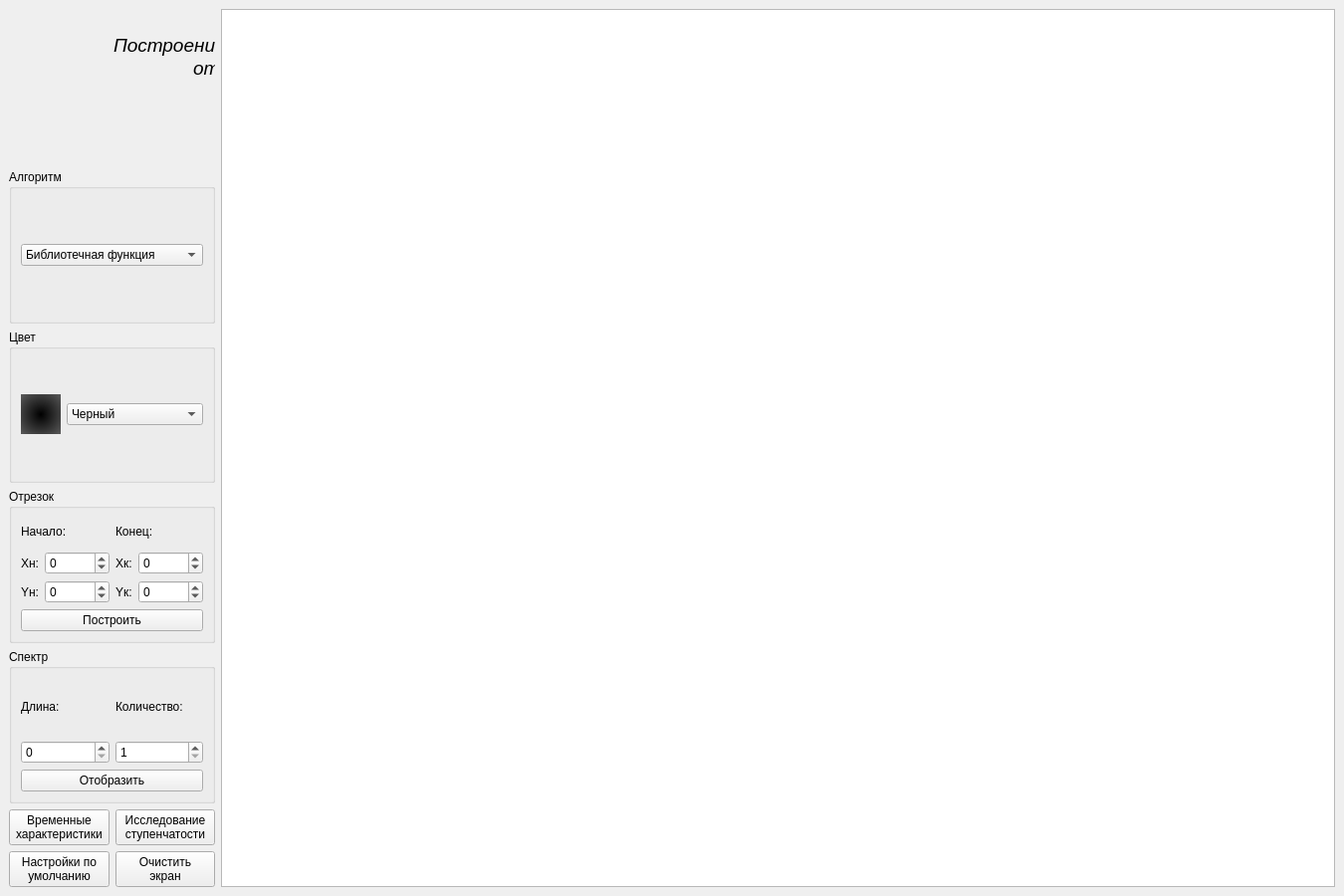
<?xml version="1.0" encoding="UTF-8"?>
<ui version="4.0">
 <class>MainWindow</class>
 <widget class="QMainWindow" name="MainWindow">
  <property name="geometry">
   <rect>
    <x>0</x>
    <y>0</y>
    <width>1350</width>
    <height>900</height>
   </rect>
  </property>
  <property name="windowTitle">
   <string>ЛР03</string>
  </property>
  <widget class="QWidget" name="centralwidget">
   <layout class="QHBoxLayout" name="horizontalLayout_8">
    <item>
     <layout class="QVBoxLayout" name="verticalLayout_6">
      <item>
       <widget class="QFrame" name="frame_title">
        <property name="frameShape">
         <enum>QFrame::NoFrame</enum>
        </property>
        <property name="frameShadow">
         <enum>QFrame::Plain</enum>
        </property>
        <widget class="QLabel" name="lbl_icon">
         <property name="geometry">
          <rect>
           <x>10</x>
           <y>10</y>
           <width>81</width>
           <height>81</height>
          </rect>
         </property>
         <property name="sizePolicy">
          <sizepolicy hsizetype="MinimumExpanding" vsizetype="Fixed">
           <horstretch>0</horstretch>
           <verstretch>0</verstretch>
          </sizepolicy>
         </property>
         <property name="text">
          <string/>
         </property>
         <property name="pixmap">
          <pixmap>../../../Downloads/free-icon-geometry-3301674.png</pixmap>
         </property>
         <property name="scaledContents">
          <bool>true</bool>
         </property>
        </widget>
        <widget class="QTextBrowser" name="textBrowser_title">
         <property name="geometry">
          <rect>
           <x>100</x>
           <y>20</y>
           <width>211</width>
           <height>81</height>
          </rect>
         </property>
         <property name="sizePolicy">
          <sizepolicy hsizetype="Fixed" vsizetype="Fixed">
           <horstretch>0</horstretch>
           <verstretch>0</verstretch>
          </sizepolicy>
         </property>
         <property name="styleSheet">
          <string notr="true">background-color: rgba(0, 0, 0, 0);</string>
         </property>
         <property name="html">
          <string>&lt;!DOCTYPE HTML PUBLIC &quot;-//W3C//DTD HTML 4.0//EN&quot; &quot;http://www.w3.org/TR/REC-html40/strict.dtd&quot;&gt;
&lt;html&gt;&lt;head&gt;&lt;meta name=&quot;qrichtext&quot; content=&quot;1&quot; /&gt;&lt;style type=&quot;text/css&quot;&gt;
p, li { white-space: pre-wrap; }
&lt;/style&gt;&lt;/head&gt;&lt;body style=&quot; font-family:'Ubuntu'; font-size:11pt; font-weight:400; font-style:normal;&quot;&gt;
&lt;p style=&quot; margin-top:0px; margin-bottom:0px; margin-left:0px; margin-right:0px; -qt-block-indent:0; text-indent:0px;&quot;&gt;&lt;span style=&quot; font-size:14pt; font-style:italic;&quot;&gt;Построение&lt;/span&gt;&lt;/p&gt;
&lt;p style=&quot; margin-top:0px; margin-bottom:0px; margin-left:0px; margin-right:0px; -qt-block-indent:0; text-indent:0px;&quot;&gt;&lt;span style=&quot; font-size:14pt; font-style:italic;&quot;&gt;	отрезков&lt;/span&gt;&lt;/p&gt;&lt;/body&gt;&lt;/html&gt;</string>
         </property>
        </widget>
       </widget>
      </item>
      <item>
       <widget class="QGroupBox" name="groupBox_algorithm">
        <property name="title">
         <string>Алгоритм</string>
        </property>
        <layout class="QHBoxLayout" name="horizontalLayout">
         <item>
          <widget class="QComboBox" name="comboBox_algorithm">
           <item>
            <property name="text">
             <string>Библиотечная функция</string>
            </property>
           </item>
          </widget>
         </item>
        </layout>
       </widget>
      </item>
      <item>
       <widget class="QGroupBox" name="groupBox_color">
        <property name="title">
         <string>Цвет</string>
        </property>
        <layout class="QHBoxLayout" name="horizontalLayout_9">
         <item>
          <widget class="QLabel" name="lbl_color">
           <property name="sizePolicy">
            <sizepolicy hsizetype="Minimum" vsizetype="Minimum">
             <horstretch>40</horstretch>
             <verstretch>40</verstretch>
            </sizepolicy>
           </property>
           <property name="minimumSize">
            <size>
             <width>40</width>
             <height>40</height>
            </size>
           </property>
           <property name="maximumSize">
            <size>
             <width>40</width>
             <height>40</height>
            </size>
           </property>
           <property name="autoFillBackground">
            <bool>false</bool>
           </property>
           <property name="styleSheet">
            <string notr="true">background-color: qradialgradient(spread:pad, cx:0.5, cy:0.5, radius:2, fx:0.5, fy:0.511, stop:0 rgba(0, 0, 0, 255), stop:1 rgba(255, 255, 255, 255));</string>
           </property>
           <property name="text">
            <string/>
           </property>
          </widget>
         </item>
         <item>
          <widget class="QComboBox" name="comboBox_color">
           <property name="sizePolicy">
            <sizepolicy hsizetype="Preferred" vsizetype="Fixed">
             <horstretch>0</horstretch>
             <verstretch>0</verstretch>
            </sizepolicy>
           </property>
           <item>
            <property name="text">
             <string>Черный</string>
            </property>
           </item>
           <item>
            <property name="text">
             <string>Белый (фон)</string>
            </property>
           </item>
           <item>
            <property name="text">
             <string>Красный</string>
            </property>
           </item>
           <item>
            <property name="text">
             <string>Оранжевый</string>
            </property>
           </item>
           <item>
            <property name="text">
             <string>Желтый</string>
            </property>
           </item>
           <item>
            <property name="text">
             <string>Зеленый</string>
            </property>
           </item>
           <item>
            <property name="text">
             <string>Синий</string>
            </property>
           </item>
           <item>
            <property name="text">
             <string>Фиолетовый</string>
            </property>
           </item>
           <item>
            <property name="text">
             <string>Другой...</string>
            </property>
           </item>
          </widget>
         </item>
        </layout>
       </widget>
      </item>
      <item>
       <widget class="QGroupBox" name="groupBox_segment">
        <property name="title">
         <string>Отрезок</string>
        </property>
        <layout class="QVBoxLayout" name="verticalLayout_5">
         <item>
          <layout class="QHBoxLayout" name="horizontalLayout_2">
           <item>
            <layout class="QVBoxLayout" name="verticalLayout_3">
             <item>
              <widget class="QLabel" name="lbl_begin">
               <property name="text">
                <string>Начало:</string>
               </property>
              </widget>
             </item>
             <item>
              <layout class="QHBoxLayout" name="horizontalLayout_3">
               <item>
                <widget class="QLabel" name="lbl_xb">
                 <property name="text">
                  <string>Xн:</string>
                 </property>
                </widget>
               </item>
               <item>
                <widget class="QSpinBox" name="spinBox_xb">
                 <property name="minimum">
                  <number>-10000</number>
                 </property>
                 <property name="maximum">
                  <number>10000</number>
                 </property>
                </widget>
               </item>
              </layout>
             </item>
             <item>
              <layout class="QHBoxLayout" name="horizontalLayout_4">
               <item>
                <widget class="QLabel" name="lbl_yb">
                 <property name="text">
                  <string>Yн:</string>
                 </property>
                </widget>
               </item>
               <item>
                <widget class="QSpinBox" name="spinBox_yb">
                 <property name="minimum">
                  <number>-10000</number>
                 </property>
                 <property name="maximum">
                  <number>10000</number>
                 </property>
                </widget>
               </item>
              </layout>
             </item>
            </layout>
           </item>
           <item>
            <layout class="QVBoxLayout" name="verticalLayout_4">
             <item>
              <widget class="QLabel" name="lbl_end">
               <property name="text">
                <string>Конец:</string>
               </property>
              </widget>
             </item>
             <item>
              <layout class="QHBoxLayout" name="horizontalLayout_5">
               <item>
                <widget class="QLabel" name="lbl_xe">
                 <property name="text">
                  <string>Xк:</string>
                 </property>
                </widget>
               </item>
               <item>
                <widget class="QSpinBox" name="spinBox_xe">
                 <property name="minimum">
                  <number>-10000</number>
                 </property>
                 <property name="maximum">
                  <number>10000</number>
                 </property>
                </widget>
               </item>
              </layout>
             </item>
             <item>
              <layout class="QHBoxLayout" name="horizontalLayout_6">
               <item>
                <widget class="QLabel" name="lbl_ye">
                 <property name="text">
                  <string>Yк:</string>
                 </property>
                </widget>
               </item>
               <item>
                <widget class="QSpinBox" name="spinBox_ye">
                 <property name="minimum">
                  <number>-10000</number>
                 </property>
                 <property name="maximum">
                  <number>10000</number>
                 </property>
                </widget>
               </item>
              </layout>
             </item>
            </layout>
           </item>
          </layout>
         </item>
         <item>
          <widget class="QPushButton" name="btn_segment">
           <property name="text">
            <string>Построить</string>
           </property>
          </widget>
         </item>
        </layout>
       </widget>
      </item>
      <item>
       <widget class="QGroupBox" name="groupBox_spectrum">
        <property name="title">
         <string>Спектр</string>
        </property>
        <layout class="QVBoxLayout" name="verticalLayout_7">
         <item>
          <layout class="QHBoxLayout" name="horizontalLayout_7">
           <item>
            <layout class="QVBoxLayout" name="verticalLayout">
             <item>
              <widget class="QLabel" name="lbl_len">
               <property name="text">
                <string>Длина:</string>
               </property>
              </widget>
             </item>
             <item>
              <widget class="QSpinBox" name="spinBox_len">
               <property name="minimum">
                <number>0</number>
               </property>
               <property name="maximum">
                <number>10000</number>
               </property>
              </widget>
             </item>
            </layout>
           </item>
           <item>
            <layout class="QVBoxLayout" name="verticalLayout_2">
             <item>
              <widget class="QLabel" name="lbl_num">
               <property name="text">
                <string>Количество:</string>
               </property>
              </widget>
             </item>
             <item>
              <widget class="QSpinBox" name="spinBox_num">
               <property name="minimum">
                <number>1</number>
               </property>
               <property name="maximum">
                <number>10000</number>
               </property>
              </widget>
             </item>
            </layout>
           </item>
          </layout>
         </item>
         <item>
          <widget class="QPushButton" name="btn_spectrum">
           <property name="text">
            <string>Отобразить</string>
           </property>
          </widget>
         </item>
        </layout>
       </widget>
      </item>
      <item>
       <layout class="QGridLayout" name="gridLayout_btns">
        <item row="0" column="0">
         <widget class="QPushButton" name="btn_time">
          <property name="text">
           <string>Временные
характеристики</string>
          </property>
         </widget>
        </item>
        <item row="1" column="0">
         <widget class="QPushButton" name="btn_reset">
          <property name="text">
           <string>Настройки по
умолчанию</string>
          </property>
         </widget>
        </item>
        <item row="0" column="1">
         <widget class="QPushButton" name="btn_gradation">
          <property name="text">
           <string>Исследование
ступенчатости</string>
          </property>
         </widget>
        </item>
        <item row="1" column="1">
         <widget class="QPushButton" name="btn_clear">
          <property name="text">
           <string>Очистить
экран</string>
          </property>
         </widget>
        </item>
       </layout>
      </item>
     </layout>
    </item>
    <item>
     <widget class="QGraphicsView" name="graphicsView"/>
    </item>
   </layout>
  </widget>
 </widget>
 <resources/>
 <connections/>
</ui>
